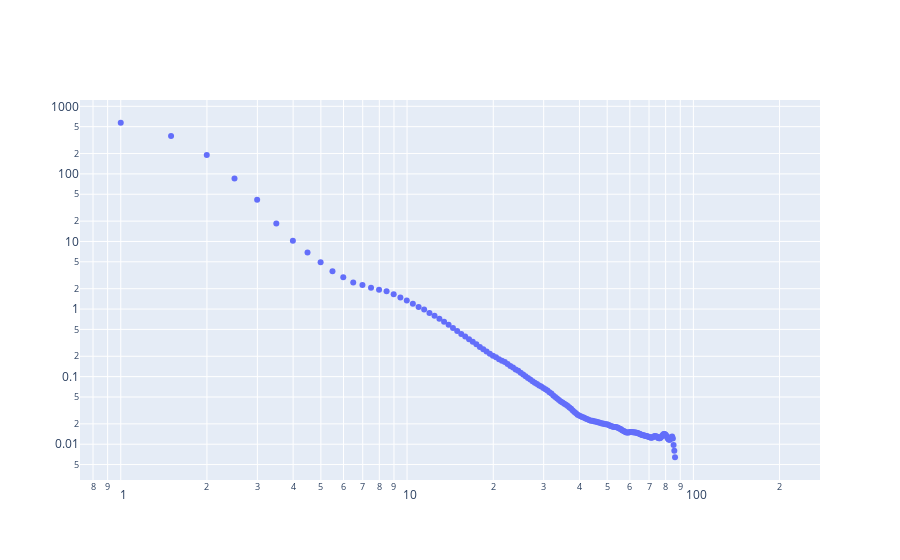

The cell this chart's notebook holds for it:
### Code cell
fig.show()

### Figure 1 — Plotly figure (JSON) as saved in the notebook; plotly's stock layout.template omitted (floating-point values rounded to 4 significant figures; data arrays with more than 128 entries replaced by an {"elided": "..."} marker saying what was removed)
{"data": [{"mode": "markers", "type": "scatter", "x": {"elided": "400 float values"}, "y": {"elided": "399 float values"}}], "layout": {"xaxis": {"type": "log"}, "yaxis": {"type": "log"}}}
